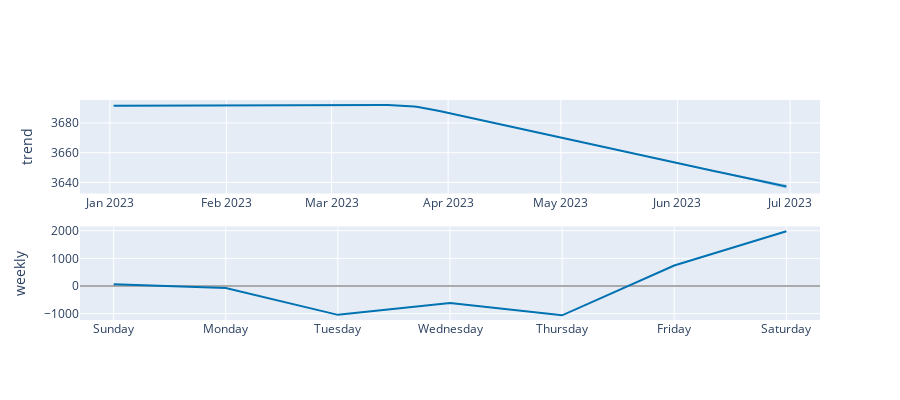

Here is the notebook cell this chart was saved with:
### Code cell
fyv_plot_2 = plot_components_plotly(m, preds_prophet_fyv)

fyv_plot_2

### Figure 1 — Plotly figure (JSON) as saved in the notebook; plotly's stock layout.template omitted (floating-point values rounded to 4 significant figures; data arrays with more than 128 entries replaced by an {"elided": "..."} marker saying what was removed)
{"data": [{"line": {"color": "#0072B2", "width": 2}, "mode": "lines", "name": "trend", "type": "scatter", "x": {"elided": "155 str values"}, "xaxis": "x", "y": {"elided": "155 float values"}, "yaxis": "y"}, {"line": {"color": "rgba(0, 114, 178, 0.2)", "width": 0}, "mode": "lines", "name": "trend_upper", "type": "scatter", "x": {"elided": "155 str values"}, "xaxis": "x", "y": {"elided": "155 float values"}, "yaxis": "y"}, {"fill": "tonexty", "fillcolor": "rgba(0, 114, 178, 0.2)", "line": {"color": "rgba(0, 114, 178, 0.2)", "width": 0}, "mode": "lines", "name": "trend_lower", "type": "scatter", "x": {"elided": "155 str values"}, "xaxis": "x", "y": {"elided": "155 float values"}, "yaxis": "y"}, {"line": {"color": "#0072B2", "width": 2}, "mode": "lines", "name": "weekly", "type": "scatter", "x": ["2017-01-01T00:00:00", "2017-01-02T00:00:00", "2017-01-03T00:00:00", "2017-01-04T00:00:00", "2017-01-05T00:00:00", "2017-01-06T00:00:00", "2017-01-07T00:00:00"], "xaxis": "x2", "y": [62.1, -69.56, -1044.0, -616.5, -1061.0, 743.2, 1985.0], "yaxis": "y2"}], "layout": {"height": 400, "showlegend": false, "width": 900, "xaxis": {"anchor": "y", "domain": [0, 1], "range": ["2022-12-24T01:12:00", "2023-07-08T22:48:00"], "type": "date"}, "xaxis2": {"anchor": "y2", "domain": [0, 1], "range": ["2016-12-31T16:48:00", "2017-01-07T07:12:00"], "tickformat": "%A", "type": "date"}, "yaxis": {"anchor": "x", "domain": [0.575, 1], "rangemode": "normal", "title": {"text": "trend"}, "zerolinecolor": "#AAA"}, "yaxis2": {"anchor": "x2", "domain": [0, 0.425], "title": {"text": "weekly"}, "zerolinecolor": "#AAA"}}}
